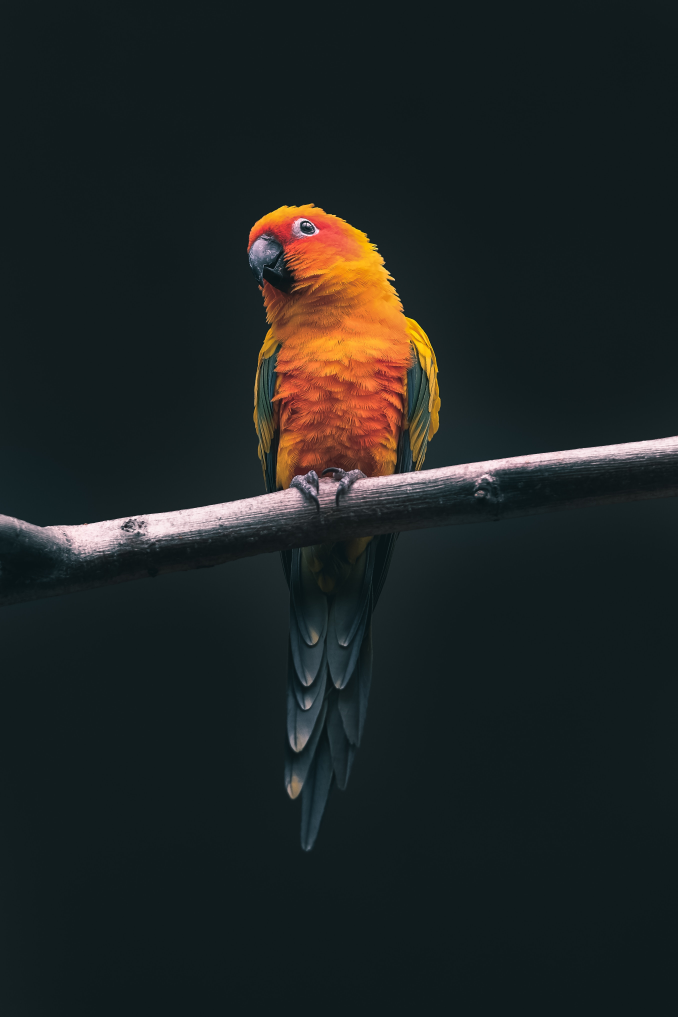
#> input picture Photos/bird.jpg, 2712 x 4068 px (shown at 1/4 size)
$ python smoothing.py
#> lines starting #> are read from the running program, lines starting #| are printed output that depends on the picture
import cv2 as cv
import numpy as np

img = cv.imread('Photos/bird.jpg')
#> img is the input picture: shape (4068, 2712, 3); mean B, G, R 35.4, 36, 30.8
resized = cv.resize(img, (500,500), interpolation=cv.INTER_CUBIC)
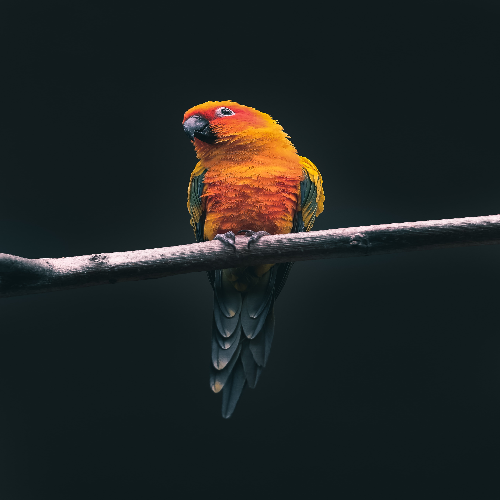
#> resized: shape (500, 500, 3); mean B, G, R 35.4, 36, 30.8
cv.imshow('Resized', resized)

# Averaging
average = cv.blur(resized, (3,3))
cv.imshow('Average Blur', average)

# Gaussian Blur
gauss = cv.GaussianBlur(resized, (3,3), 0)
cv.imshow('Gaussian Blur', gauss)

# Median Blur
median = cv.medianBlur(resized, 3)
cv.imshow('Median Blur', median)

# Bilateral Blur
bilateral = cv.bilateralFilter(resized, 10, 35, 25)
cv.imshow('Bilateral Blur', bilateral)

cv.waitKey(0)
